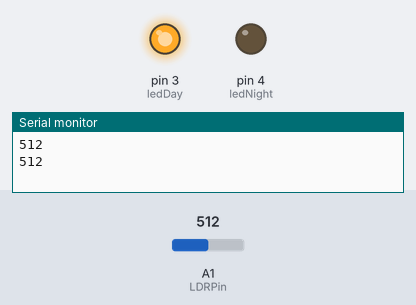
Bench run of a sketch on a simulated Arduino Uno, built with avr-gcc and run on an emulated ATmega328P. On the bench: output pins drawn as LEDs (lit = HIGH), the last lines printed to the serial monitor. The test bench sets the inputs (shaded band); at power-on: A1 (LDRPin) = 512.

Above: at 1.8 s.
1.9 s: A1 (LDRPin) set to 365
3.4 s: A1 (LDRPin) set to 335
At 5.1 s:
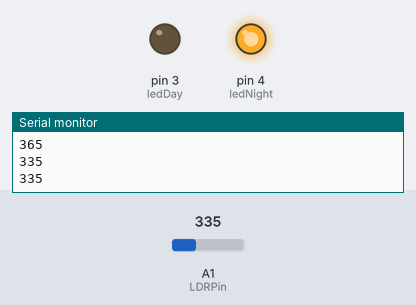
5.5 s: A1 (LDRPin) set to 360
At 6.6 s:
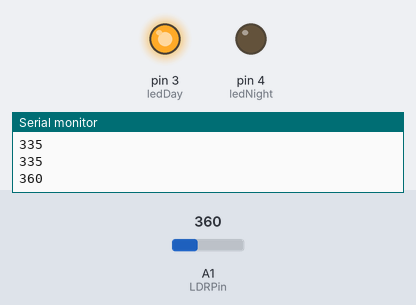
7.5 s: A1 (LDRPin) set to 340
At 9.4 s:
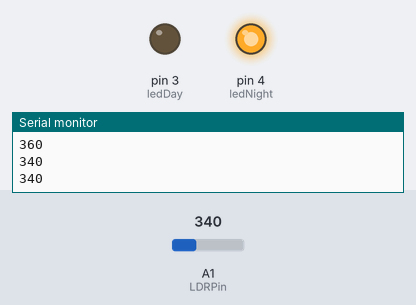
Timing chart, 0 to 10.5 s (numbered marks = the images above; inputs shaded):
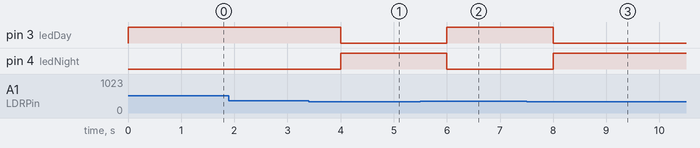

The sketch:

relay_with_potential_meter.ino
```cpp
int LDRPin=A1;
int ledDay=3;
int ledNight=4;

void setup() {
  pinMode(LDRPin,INPUT);
  pinMode(ledNight,OUTPUT);
  pinMode(ledDay,OUTPUT);

  Serial.begin(9600);

}

void loop() {

  int LDRVal=analogRead(LDRPin);
  Serial.println(LDRVal);
  if(LDRVal<350){
    digitalWrite(ledNight,HIGH);
    digitalWrite(ledDay,LOW);
    }

  else{
    digitalWrite(ledNight,LOW);
    digitalWrite(ledDay,HIGH);    }
    delay(1000);

}
```

Measured:
- the behaviour switches between 350 and 349 on A1 (LDRPin) (found by bisection; images 0 and 1)
- after the input at 3.4 s, pin 3 (ledDay): HIGH → LOW after 0.60 s; pin 4 (ledNight): LOW → HIGH after 0.60 s
- after the input at 5.5 s, pin 3 (ledDay): LOW → HIGH after 0.50 s; pin 4 (ledNight): HIGH → LOW after 0.50 s
- after the input at 7.5 s, pin 3 (ledDay): HIGH → LOW after 0.50 s; pin 4 (ledNight): LOW → HIGH after 0.50 s
